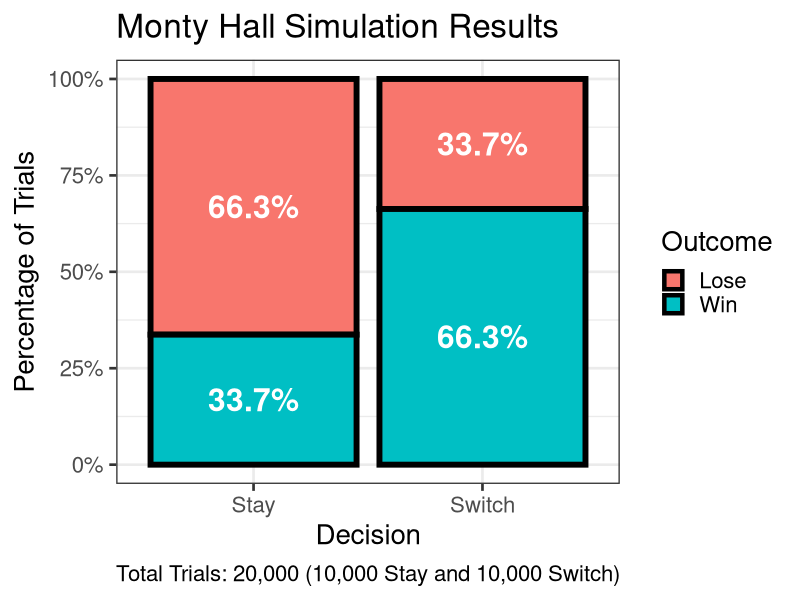

The R source for this figure:
# +++++++++++++++++++++++++
# +++  R BOOTCAMP MISC  +++
# +++     MontyHall     +++
# +++++++++++++++++++++++++
# + AUTHOR: David Dobolyi +
# +++++++++++++++++++++++++

# -----
# Notes
# -----

# This script provides one possible simulation of the Monty Hall problem (that is intentionally relatively verbose). For other R implementations that helped inspire this example, see:

# http://www.bodowinter.com/tutorial/bw_doodling_monty_hall.pdf
# https://www.lilianccheung.com/data-blog/the-monty-hall-problem-with-r
# http://www.samsi.info/sites/default/files/Sun_R_lab_february2012.pdf

# ---------
# Libraries
# ---------

library(dplyr)
library(ggplot2)
library(scales)

# --------------
# Misc Functions
# --------------

# Establish required outersect function (source: https://www.r-bloggers.com/outersect-the-opposite-of-rs-intersect-function/):

outersect <- function(x, y) {
  sort(c(setdiff(x, y),
         setdiff(y, x)))
}

# ------------------------------
# Monty Hall Simulation Function
# ------------------------------

montyHall <- function(decision = "stay", iterations = 10000, seed = 123) { # note: alternatively, R 4.1 introduces a new shorthand notation for defining functions, i.e., \(decision = "stay", iterations = 10000, seed = 123)
  
  # set random seed (for replicability)
  set.seed(seed)
  
  # establish the doors
  doors <- c("Prize", "No Prize", "No Prize")
  
  # create an empty vector for simulation outcomes
  theResult <- rep(NA, iterations)
  
  # run the simulation repeatedly for multiple iterations via for loop
  for (i in 1:iterations) {
    
    # randomize the doors
    theDoors <- sample(doors)
    
    # randomly choose a door for the contestant
    theChoice <- sample(1:3, 1)
    
    # determine host choice based on contest choice
    if (theDoors[theChoice] == "No Prize")
      theHostChoice <- outersect(which(theDoors == "No Prize"), theChoice)
    else if (theDoors[theChoice] == "Prize")
      theHostChoice <- sample(which(theDoors == "No Prize"), 1)
    
    # determine the contestant's final choice based on switch or stay decision preference
    if (decision == "switch")
      theFinalChoice <- outersect(c(theChoice, theHostChoice), 1:3)
    else if (decision == "stay")
      theFinalChoice <- theChoice
    
    # determine the result (i.e., win or lose)
    theResult[i] <- ifelse(theDoors[theFinalChoice] == "Prize", "Win", "Lose")
    
  }
  
  # calculate the proportion of wins
  winProp <- sum(theResult == "Win") / length(theResult)
  
  # print the win percentage to the console
  message("Proportion of Wins: ", winProp * 100, "% (", decision, ")\n", sep = "")
  
  # return results
  return(
    list(
      WinProp = winProp,
      SimulationResults = theResult
    )
  )
  
}

# --------------------------------------
# Run the Simulation for Stay vs. Switch
# --------------------------------------

stayResults   <- montyHall(decision = "stay",   iterations = 10000)
switchResults <- montyHall(decision = "switch", iterations = 10000)

# ----------------
# Organize Results
# ----------------

# Create a data.frame of the simulation results based on decision type:

overallResults <- data.frame(
  Decision = c(rep("Stay",   length(stayResults$SimulationResults)), 
               rep("Switch", length(switchResults$SimulationResults))),
  Outcome  = c(stayResults$SimulationResults,
               switchResults$SimulationResults)
)

head(overallResults)

# ---------------------------
# Manipulate and Plot Results
# ---------------------------

# Calculate win/lose percentages by decision:

plotDat <- overallResults %>% 
  group_by(Decision) %>% 
  count(Outcome) %>% 
  mutate(Percent = n/sum(n))

head(plotDat)

ggplot(plotDat, aes(x = Decision, y = Percent, fill = Outcome)) + 
  geom_bar(stat = "identity", color = "black", size = 2) + 
  geom_text(aes(label = paste0(sprintf("%1.1f", Percent * 100), "%")), position = position_stack(vjust = 0.5), color = "white", fontface = "bold", size = 8) + 
  scale_y_continuous(labels = percent) + 
  ylab("Percentage of Trials") + 
  theme_bw(base_size = 20) + 
  labs(title = "Monty Hall Simulation Results",
       caption = paste0("Total Trials: ", nrow(overallResults) %>% formatC(format = "f", big.mark = ",", digits = 0), " (", nrow(filter(overallResults, Decision == "Stay")) %>% formatC(format = "f", big.mark = ",", digits = 0), " Stay and ", nrow(filter(overallResults, Decision == "Switch")) %>% formatC(format = "f", big.mark = ",", digits = 0), " Switch)")) + 
  theme(plot.caption = element_text(hjust = 0.5))

# To understand this code (e.g., percentage labels using geom_text), see: https://stackoverflow.com/questions/37817809/r-ggplot-stacked-bar-chart-with-counts-on-y-axis-but-percentage-as-label
